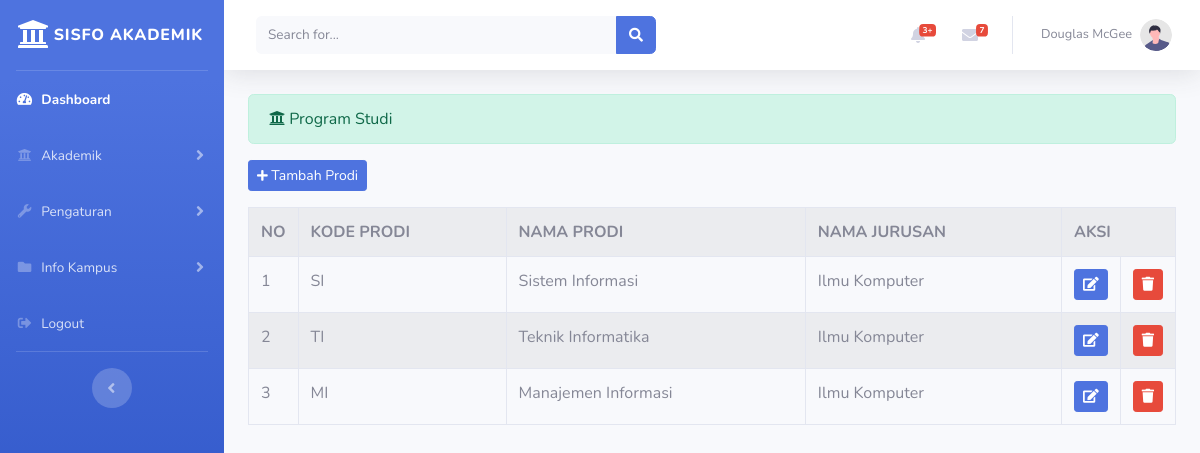
Page /index.php/administrator/prodi on the earlier database version.
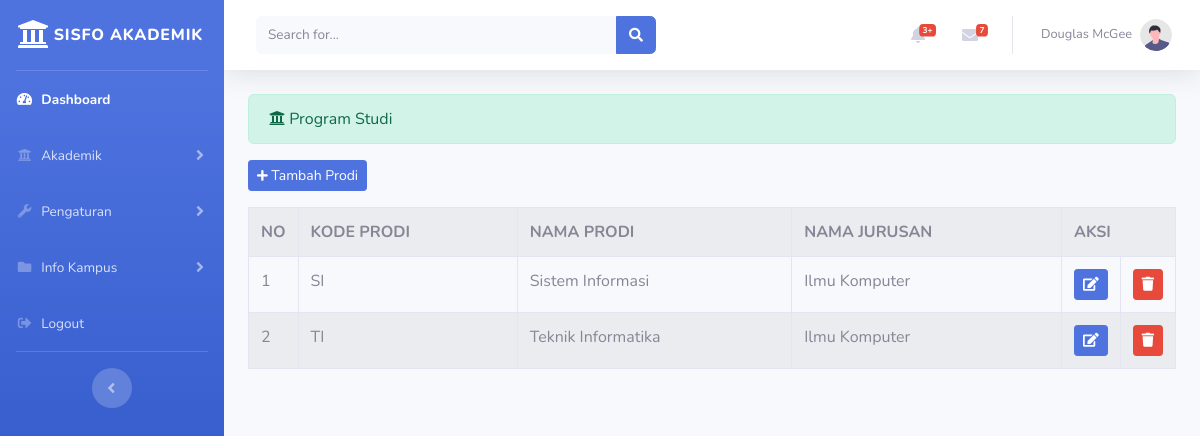
Same page on the later database version.
### tables this page shows
CREATE TABLE `prodi` (
  `id_prodi` int(11) NOT NULL,
  `kode_prodi` varchar(20) NOT NULL,
  `nama_prodi` varchar(25) NOT NULL,
  `nama_jurusan` varchar(25) NOT NULL
);

### application/controllers/administrator/prodi.php (called while the page is built, shortened)
<?php
	class Prodi extends CI_Controller
	{
		public function index()
		{
			$data['prodi'] = $this->prodi_model->tampil_data('prodi')->result();
			$this->load->view('templates_administrator/header');
			$this->load->view('templates_administrator/sidebar');
			$this->load->view('administrator/prodi',$data);
			$this->load->view('templates_administrator/footer');
		}
	}
 ?>

### index.php (called while the page is built, shortened)
<?php
require_once BASEPATH.'core/CodeIgniter.php';

### application/models/prodi_model.php (called while the page is built, shortened)
<?php
	class Prodi_model extends CI_Model
	{
		public function tampil_data($table)
		{
			return $this->db->get($table);
		}
	}
 ?>

### application/views/administrator/prodi.php (the view, shortened to what this page needs)
<div class="container-fluid">
	<div class="alert alert-success" role="alert">
    	<i class="fas fa-university"> </i> Program Studi
    </div>
    <?php echo anchor('administrator/prodi/tambah_prodi','<button class="btn btn-sm btn-primary mb-3"><i class="fas fa-plus fa-sm"></i> Tambah Prodi</button>') ?>
    <table class="table table-bordered table-striped table-hover">
    	<tr>
    		<th>NO</th>
    		<th>KODE PRODI</th>
    		<th>NAMA PRODI</th>
            <th>NAMA JURUSAN</th>
    		<th colspan="2">AKSI</th>
    	</tr>
    	<?php
    		$no = 1;
    		foreach ($prodi as $prd) : ?>
    		<tr>
    			<td width="20px"><?php echo $no++ ?></td>
    			<td><?php echo $prd->kode_prodi ?>  </td>
    			<td><?php echo $prd->nama_prodi ?>  </td>
                <td><?php echo $prd->nama_jurusan ?>  </td>
    			<td width="20px"> <?php echo anchor('administrator/prodi/update/'.$prd->id_prodi,'<div class="btn btn-sm btn-primary"><i class="fas fa-edit"></i></div>') ?></td>
    			<td width="20px" data-toggle="modal" data-target="#confirm-delete"> <div class="btn btn-sm btn-danger"><i class="fas fa-trash"></i></div> </td>
    		</tr>
    		<?php endforeach ?>
    </table>
</div>

Differences in the rows shown:
removed prodi: kode_prodi "MI", nama_prodi "Manajemen Informasi", nama_jurusan "Ilmu Komputer"
